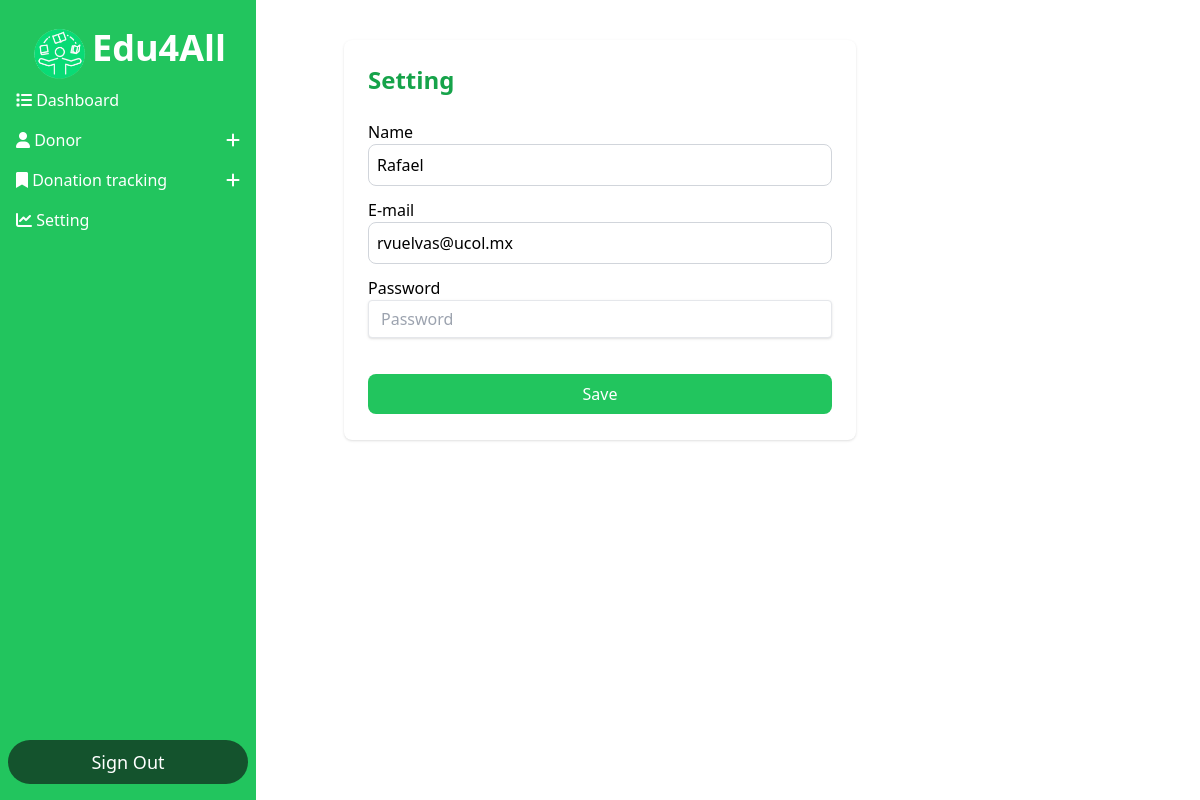
The app's page /Dashboard_Donacion/dashboard.php?action=settings (signed in), older data.
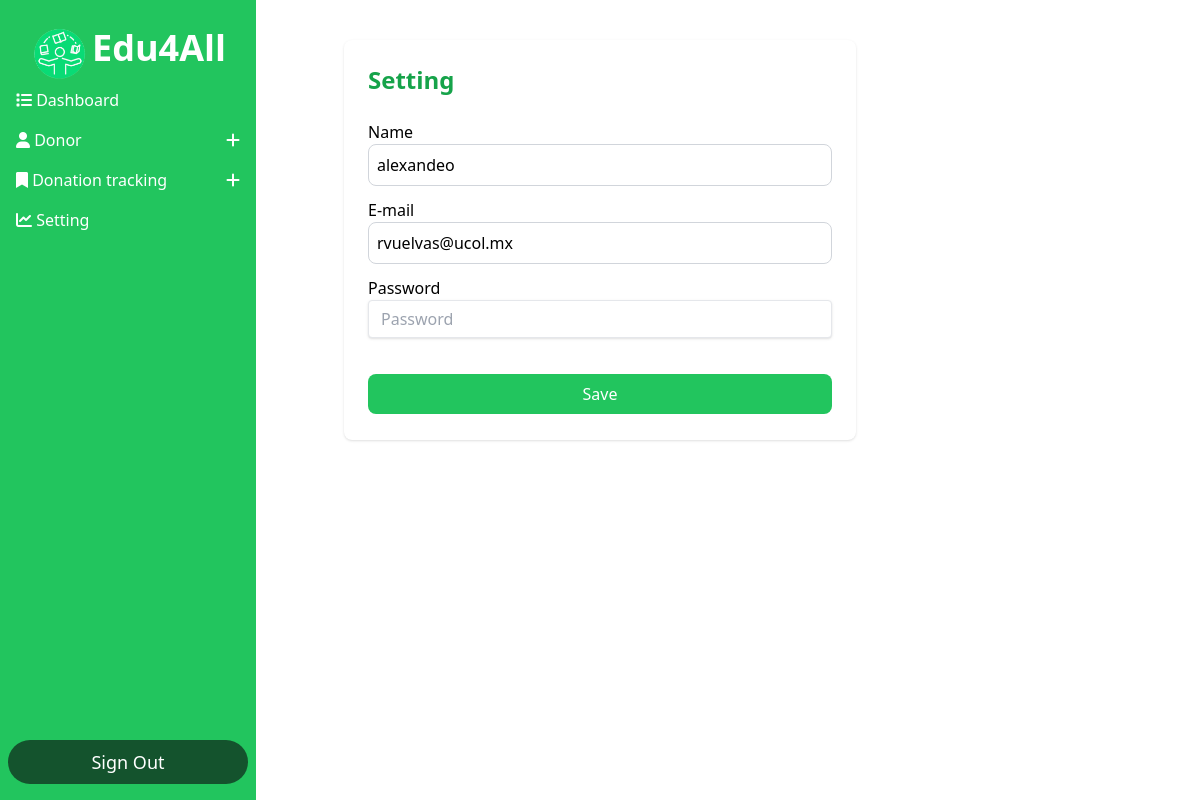
The same page, newer data.
### tables this page shows
CREATE TABLE `usuarios` (
  `id` int(11) NOT NULL,
  `nombre` varchar(100) DEFAULT NULL,
  `correo` varchar(100) DEFAULT NULL,
  `password` varchar(10) NOT NULL,
  `genero` varchar(10) DEFAULT NULL,
  `edad` int(2) DEFAULT NULL,
  `tipo_usuario` varchar(50) DEFAULT NULL,
  `fecha_nac` date NOT NULL
);

### Conexion/conexion.php (called while the page is built, shortened)
<?php
	class Conexion
	{
		private $host='localhost';
		private $usuario='root';
		private $password = '';
		private $base='escuela';
		public $sentencia;
		private $conexion;
		private function abrir_conexion(){
			$this->conexion = new mysqli($this->host,$this->usuario,$this->password,$this->base);
		}
		public function obtener_sentencia(){
			$result = $this->conexion->query($this->sentencia);
			return $result;
		}
	}
?>

### Conexion/contacto.php (called while the page is built, shortened)
<?php
    include ("conexion.php");
    class Contacto extends Conexion {
        public function obtenerusuario(){
            $this->sentencia = "SELECT * FROM usuarios WHERE id = '".$_SESSION['id']."'";
            $result = $this->obtener_sentencia();
            return $result;
        }
    }
?>

### Dashboard_Donacion/Setting.php (the view, shortened to what this page needs)
<?php
require_once("../Conexion/contacto.php");
$obj = new Contacto();
$resultado = $obj->obtenerusuario();
$registro = $resultado->fetch_assoc();
?>
<form action="" method="POST">
    <div class="container mx-auto p-4">
        <div class="grid grid-cols-1 gap-4">
            <div class="bg-white rounded-lg shadow p-6 max-w-lg mx-auto min-h-[400px] w-full">
                <h2 class="text-2xl font-bold mb-6 text-green-600">Setting</h2>
                <label for="name">Name</label>
                <input type="text" id="name" name="name" placeholder="Name" required
                       class="border border-gray-300 rounded-lg p-2 w-full mb-3"
                       value="<?php echo $registro['nombre']; ?>">
                <label for="email">E-mail</label>
                <input type="text" id="email" name="email" placeholder="Jcarlos@ucol.mx" required
                       class="border border-gray-300 rounded-lg p-2 w-full mb-3"
                       value="<?php echo $registro['correo']; ?>">
                <label for="password">Password</label>
                <div class="mb-6 relative">
                    <input class="shadow appearance-none border rounded w-full py-2 px-3 text-gray-700 mb-3 leading-tight focus:outline-none focus:shadow-outline"
                           id="password" name="password" type="password" placeholder="Password" required>
                </div>
                <input type="submit" value="Save" class="bg-green-500 text-white rounded-lg py-2 px-4 w-full hover:bg-green-600">
            </div>
        </div>
    </div>
</form>

Row changes from the older to the newer data that the page shows:
changed usuarios "rvuelvas@ucol.mx": name "Rafael" → "alexandeo"
